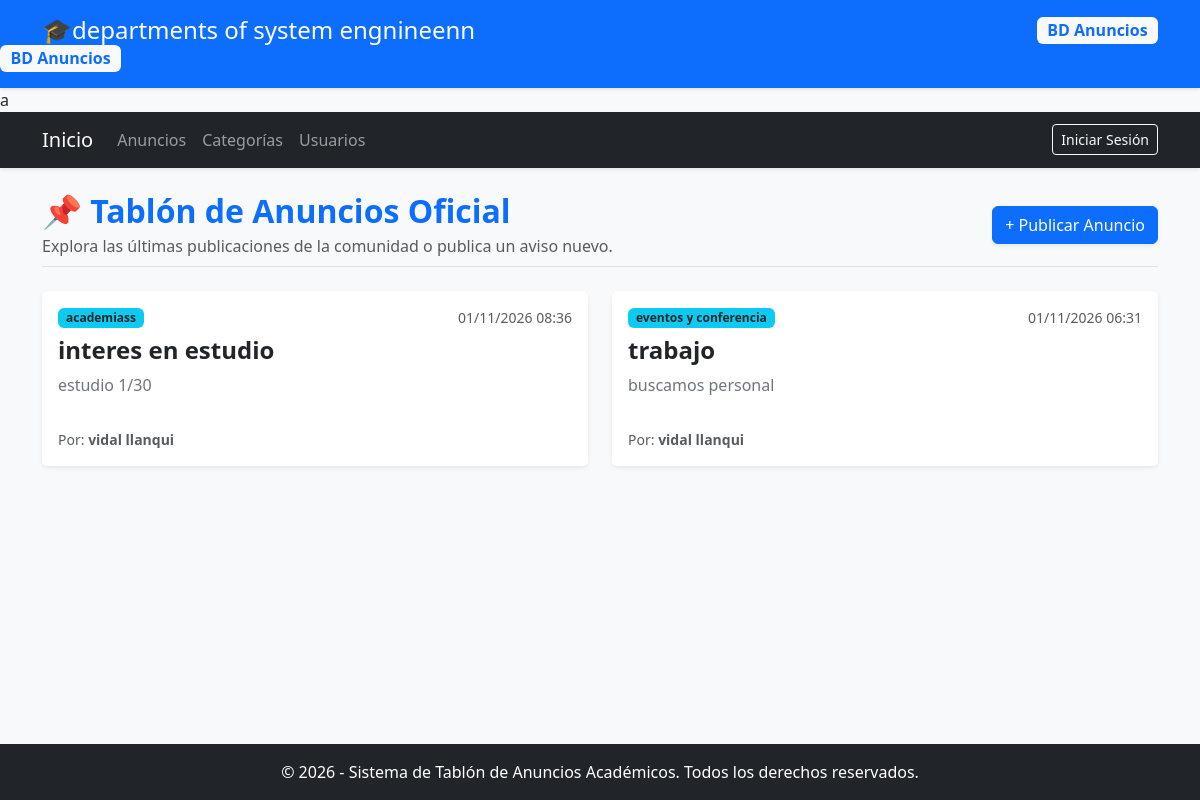
/anuncios/, run on the app's committed database.
### app/anuncios/models.py (models this page shows, shortened)
class Anuncio(db.Model):
    __tablename__ = 'anuncios'
    id = db.Column(db.Integer, primary_key=True)
    titulo = db.Column(db.String(150), nullable=False)
    contenido = db.Column(db.Text, nullable=False)
    fecha_creacion = db.Column(db.DateTime, default=datetime.utcnow)
    usuario_id = db.Column(db.Integer, db.ForeignKey('usuarios.id'), nullable=False)
    categoria_id = db.Column(db.Integer, db.ForeignKey('categorias.id'), nullable=False)
    usuario = db.relationship('Usuario', backref='anuncios')
    categoria = db.relationship('Categoria', backref='anuncios')

### app/categorias/models.py (models this page shows, shortened)
class Categoria(db.Model):
    __tablename__ = 'categorias'
    id = db.Column(db.Integer, primary_key=True)
    nombre = db.Column(db.String(50), unique=True, nullable=False)
    descripcion = db.Column(db.Text, nullable=True)

### app/usuarios/models.py (models this page shows, shortened)
class Usuario(db.Model, UserMixin):
    __tablename__ = 'usuarios'
    id = db.Column(db.Integer, primary_key=True)
    nombre = db.Column(db.String(100), nullable=False)
    correo = db.Column(db.String(120), unique=True, nullable=False)
    password_hash = db.Column(db.String(255), nullable=False)
    rol = db.Column(db.String(20), default='usuario')  # 'admin' o 'usuario'

### app/anuncios/routes.py (the view)
@anuncios_bp.route('/')
def listar():
    anuncios = Anuncio.query.order_by(Anuncio.fecha_creacion.desc()).all()
    return render_template('anuncios/listar.html', anuncios=anuncios)

### app/anuncios/templates/anuncios/listar.html (shortened to what this page needs)
{% extends "base.html" %}
{% block content %}
<div class="d-flex justify-content-between align-items-center mb-4 pb-2 border-bottom">
    <div>
        <h2 class="fw-bold text-primary mb-1">📌 Tablón de Anuncios Oficial</h2>
        <p class="text-muted mb-0">Explora las últimas publicaciones de la comunidad o publica un aviso nuevo.</p>
    </div>
    <a href="{{ url_for('anuncios.crear') }}" class="btn btn-primary shadow-sm">
         + Publicar Anuncio
    </a>
</div>
<div class="row">
    {% for anuncio in anuncios %}
    <div class="col-md-6 mb-4">
        <div class="card shadow-sm h-100 border-0 transition-card">
            <div class="card-body d-flex flex-column">
                <div class="d-flex justify-content-between align-items-center mb-2">
                    <span class="badge bg-info text-dark px-2 py-1">{{ anuncio.categoria.nombre }}</span>
                    <small class="text-muted"> {{ anuncio.fecha_creacion.strftime('%d/%m/%Y %H:%M') }}</small>
                </div>
                <h4 class="card-title text-dark fw-semibold">{{ anuncio.titulo }}</h4>
                <p class="card-text text-secondary flex-grow-1">{{ anuncio.contenido }}</p>
            </div>
            <div class="card-footer bg-white border-top-0 d-flex justify-content-between align-items-center py-3">
                <small class="text-muted">Por: <strong>{{ anuncio.usuario.nombre }}</strong></small>
            </div>
        </div>
    </div>
    {% endfor %}
</div>
{% endblock %}

### app/templates/base.html (shortened to what this page needs)
<!DOCTYPE html>
<html lang="es">
<head>
    <link href="https://cdn.jsdelivr.net/npm/bootstrap@5.3.3/dist/css/bootstrap.min.css" rel="stylesheet">
</head>
<body class="d-flex flex-column min-vh-100 bg-light">
    <header class="bg-primary text-white py-3 shadow-sm">
        <div class="container d-flex justify-content-between align-items-center">
            <h1 class="h4 m-0">🎓departments of system engnineenn</h1>
            <span class="badge bg-light text-primary fs-6">BD Anuncios</span>
        </div>
            <span class="badge bg-light text-primary fs-6">BD Anuncios</span>
    </header>
a
    <nav class="navbar navbar-expand-lg navbar-dark bg-dark shadow-sm mb-4">
        <div class="container">
            <a class="navbar-brand" href="{{ url_for('main.home') }}">Inicio</a>
            <div class="collapse navbar-collapse" id="navbarNav">
                <ul class="navbar-nav me-auto">
                    <li class="nav-item"><a class="nav-link" href="{{ url_for('anuncios.listar') }}">Anuncios</a></li>
                    <li class="nav-item"><a class="nav-link" href="{{ url_for('categorias.listar') }}">Categorías</a></li>
                    <li class="nav-item"><a class="nav-link" href="{{ url_for('usuarios.gestionar') }}">Usuarios</a></li>
                </ul>
                <ul class="navbar-nav">
                    <li class="nav-item"><a class="btn btn-outline-light btn-sm" href="{{ url_for('usuarios.login') }}">Iniciar Sesión</a></li>
                </ul>
            </div>
        </div>
    </nav>
    <main class="container flex-grow-1 mb-5">
        {% block content %}
        {% endblock %}
    </main>
    <footer class="bg-dark text-white text-center py-3 mt-auto">
        <div class="container">
            <p class="m-0">&copy; 2026 - Sistema de Tablón de Anuncios Académicos. Todos los derechos reservados.</p>
        </div>
    </footer>
</body>
</html>

### data on the page
Anuncio: categoria.nombre "academiass", fecha_creacion "01/11/2026 08:36", titulo "interes en estudio", contenido "estudio 1/30", usuario.nombre "vidal llanqui"
Anuncio: categoria.nombre "eventos y conferencia", fecha_creacion "01/11/2026 06:31", titulo "trabajo", contenido "buscamos personal", usuario.nombre "vidal llanqui"
